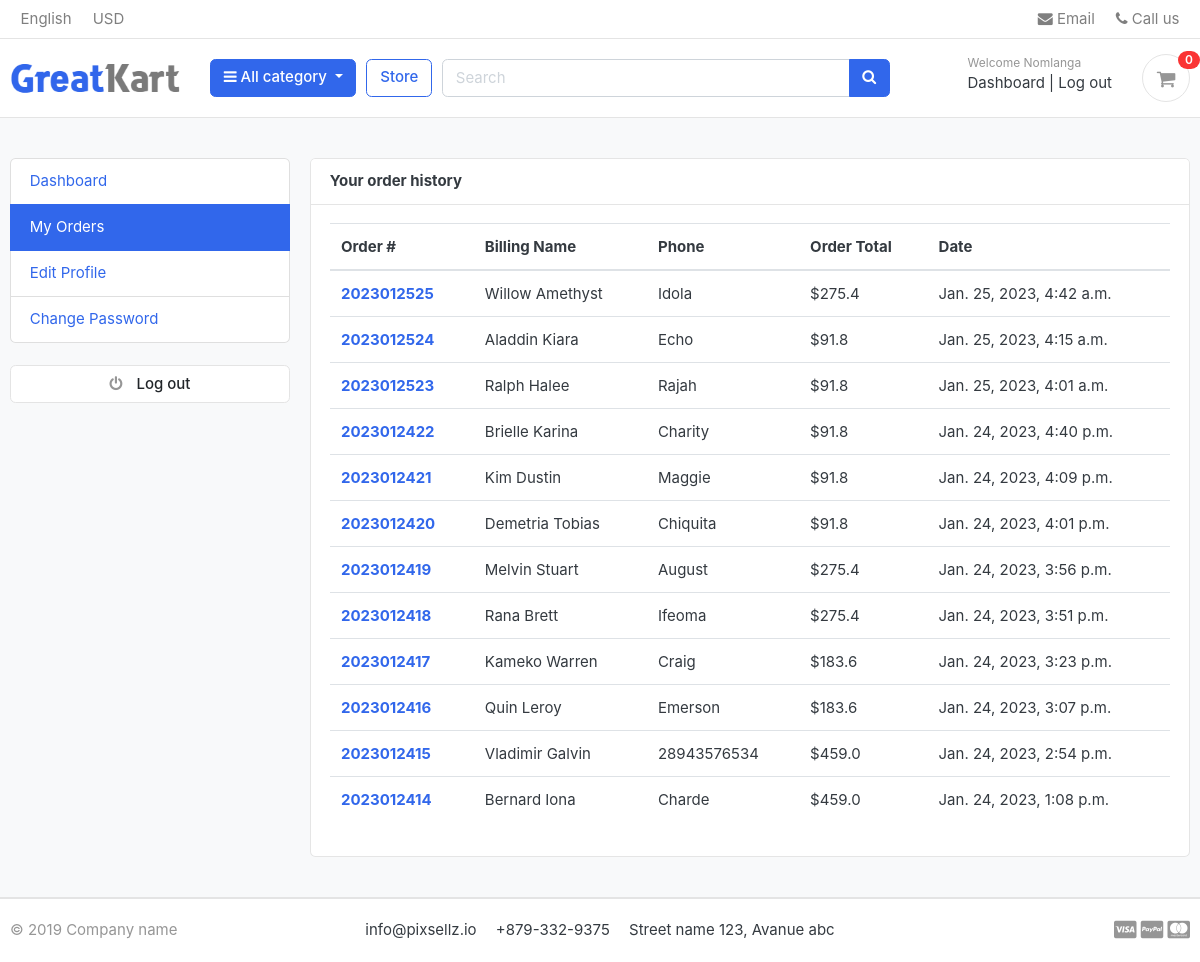
The app's page /accounts/my_orders/ (signed in), older data.
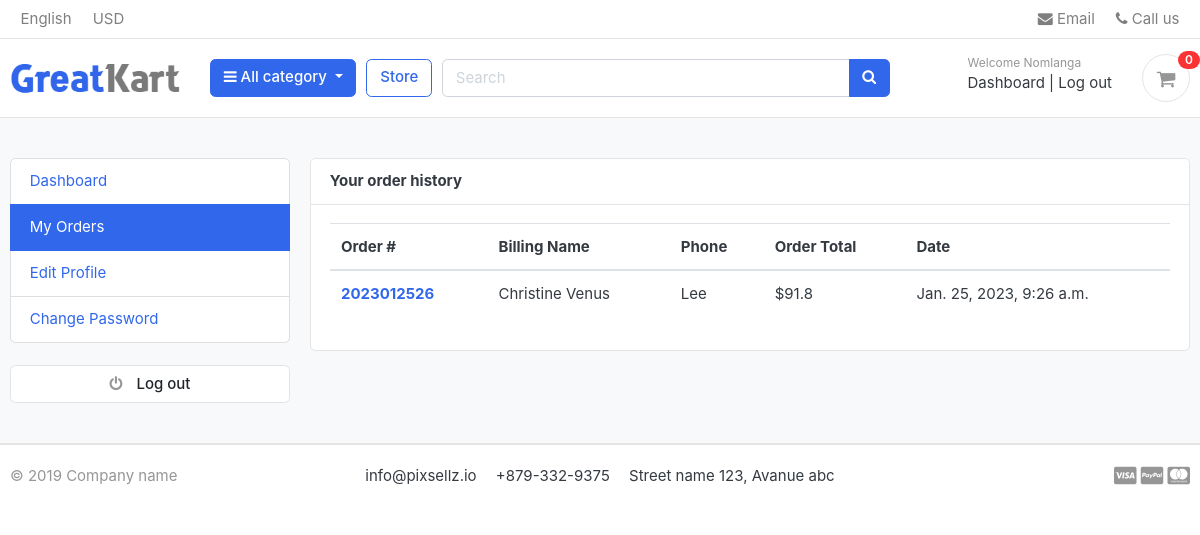
The same page, newer data.
### orders/models.py (models this page shows, shortened)
class Order(models.Model):
    STATUS = (
        ('New', 'New'),
        ('Accepted', 'Accepted'),
        ('Completed', 'Completed'),
        ('Cancelled', 'Cancelled'),
    )
    user = models.ForeignKey(Account, on_delete=models.SET_NULL, null=True)
    payment = models.ForeignKey(Payment, on_delete=models.SET_NULL, blank=True, null=True)
    order_number = models.CharField(max_length=20)
    first_name = models.CharField(max_length=50)
    last_name = models.CharField(max_length=50)
    phone = models.CharField(max_length=15)
    email = models.EmailField(max_length=50)
    address_line_1 = models.CharField(max_length=50)
    address_line_2 = models.CharField(max_length=50, blank=True)
    country = models.CharField(max_length=50)
    state = models.CharField(max_length=50)
    city = models.CharField(max_length=50)
    order_note = models.CharField(max_length=100, blank=True)
    order_total = models.FloatField()
    tax = models.FloatField()
    status = models.CharField(max_length=10, choices=STATUS, default='New')
    ip = models.CharField(blank=True, max_length=20)
    is_ordered = models.BooleanField(default=False)
    created_at = models.DateTimeField(auto_now_add=True)
    updated_at = models.DateTimeField(auto_now=True)
    def full_name(self):
        return f'{self.first_name} {self.last_name}'

### accounts/views.py (the view)
# urls.py: path('my_orders/',views.my_orders, name='my_orders'),
def my_orders(request):
    orders = Order.objects.filter(user=request.user,is_ordered=True).order_by('-created_at')
    context ={
        'orders':orders
    }
    return render(request, 'accounts/my_orders.html',context)

### carts/context_processors.py (called while the page is built)
def counter(request):
    cart_count = 0
    if  'admin' in request.path:
        return {}
    else:
        try:
            cart = Cart.objects.filter(cart_id = _cart_id(request))
            if request.user.is_authenticated:
                cart_items = CartItem.objects.all().filter(user=request.user)
            else:
                cart_items = CartItem.objects.all().filter(cart=cart[:1])
            for cart_item in cart_items:
                cart_count +=  cart_item.quantity
        except Cart.DoesNotExist:
            cart_count = 0
    return dict(cart_count=cart_count)

### carts/views.py (called while the page is built)
def _cart_id(request):
    cart = request.session.session_key
    if not cart:
        cart = request.session.create()
    return cart

### cataegory/context_processors.py (called while the page is built)
def menu_links(request):
    links = Category.objects.all()
    return dict(links=links)

### cataegory/models.py (called while the page is built)
    def get_url(self):
        return reverse('product_by_category', args= [self.slug])

### templates/accounts/my_orders.html (shortened to what this page needs)
{% extends 'base.html' %}
{% block content %}
<section class="section-conten padding-y bg">
<div class="container">
	<div class="row">
	{% include 'includes/dashboard_slider.html' %}
	<main class="col-md-9">
		<article class="card">
		<header class="card-header">
			<strong class="d-inline-block mr-3">Your order history</strong>
		</header>
		<div class="card-body">
			<div class="row">
			<div class="col-md-12">
				<table class="table table-hover">
				  <thead>
				    <tr>
				      <th scope="col">Order #</th>
				      <th scope="col">Billing Name</th>
				      <th scope="col">Phone</th>
				      <th scope="col">Order Total</th>
					  <th scope="col">Date</th>
				    </tr>
				  </thead>
				  <tbody>
					{% for order in orders %}
				    <tr>
                      <th scope="row"><a href="{% url 'order_detail' order.order_number %}">{{order.order_number}}</a></th>
				      <td>{{order.full_name}}</td>
				      <td>{{order.phone}}</td>
				      <td>${{order.order_total}}</td>
					  <td>{{order.created_at}}</td>
				    </tr>
				    {% endfor %}
				  </tbody>
				</table>
			</div>
			</div>
		</div>
		</article>
	</main>
</div>
</div>
</section>
{% endblock %}

Row changes from the older to the newer data that the page shows:
removed Order: order_number "2023012525", full_name "Willow Amethyst", phone "Idola", order_total "275.4", created_at "Jan. 25, 2023, 4:42 a.m."
removed Order: order_number "2023012524", full_name "Aladdin Kiara", phone "Echo", order_total "91.8", created_at "Jan. 25, 2023, 4:15 a.m."
removed Order: order_number "2023012523", full_name "Ralph Halee", phone "Rajah", order_total "91.8", created_at "Jan. 25, 2023, 4:01 a.m."
removed Order: order_number "2023012422", full_name "Brielle Karina", phone "Charity", order_total "91.8", created_at "Jan. 24, 2023, 4:40 p.m."
removed Order: order_number "2023012421", full_name "Kim Dustin", phone "Maggie", order_total "91.8", created_at "Jan. 24, 2023, 4:09 p.m."
removed Order: order_number "2023012420", full_name "Demetria Tobias", phone "Chiquita", order_total "91.8", created_at "Jan. 24, 2023, 4:01 p.m."
removed Order: order_number "2023012419", full_name "Melvin Stuart", phone "August", order_total "275.4", created_at "Jan. 24, 2023, 3:56 p.m."
removed Order: order_number "2023012418", full_name "Rana Brett", phone "Ifeoma", order_total "275.4", created_at "Jan. 24, 2023, 3:51 p.m."
removed Order: order_number "2023012417", full_name "Kameko Warren", phone "Craig", order_total "183.6", created_at "Jan. 24, 2023, 3:23 p.m."
removed Order: order_number "2023012416", full_name "Quin Leroy", phone "Emerson", order_total "183.6", created_at "Jan. 24, 2023, 3:07 p.m."
removed Order: order_number "2023012415", full_name "Vladimir Galvin", phone "28943576534", order_total "459.0", created_at "Jan. 24, 2023, 2:54 p.m."
removed Order: order_number "2023012414", full_name "Bernard Iona", phone "Charde", order_total "459.0", created_at "Jan. 24, 2023, 1:08 p.m."
added Order: order_number "2023012526", full_name "Christine Venus", phone "Lee", order_total "91.8", created_at "Jan. 25, 2023, 9:26 a.m."
